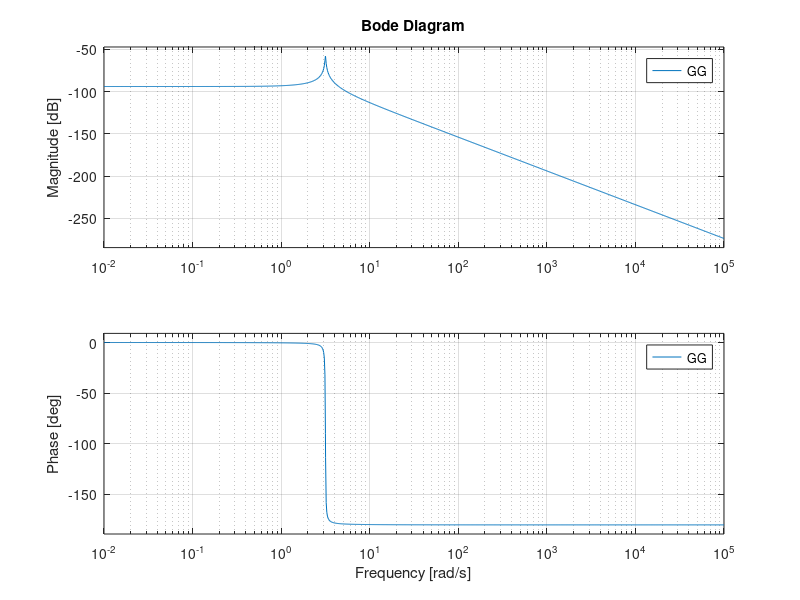

The MATLAB source for this figure: (Note: this script raises an error after producing the figure.)
close all; clear; clc;

%% Parametri
k = 5e4;
beta = 0.1;
m = 5000;
b = 250;
n = 3;


%solo per visualizzione, pulsazione minima e massima
omega_plot_min = 1e-2;
omega_plot_max = 1e5;

%% Funzione di Trasferimento
A = [0,1;-k/m,-b/m];
B = [0;1/m];
C = [1,0];
D = 0;
I = eye(2);

s = tf('s');
GG=C*inv(s* I -A)*B+D;




%% Specifiche

% ampiezze gradini
WW = 2;
DD = 2;

% errore a regime
e_star = 0.01;

% Margine di fase
Mf_esp = 45;

% attenuazione disturbo sull'uscita
A_d = 60;
% non si puo` impostare omega_d_min esattamette a 0 perche` non 
% puo` essere rappresentato in scala logarimtica
omega_d_min = 0.00001;
omega_d_MAX = 0.5;
%omega_d_min = 1e-4;
%omega_d_MAX = 0.1;

% attenuazione disturbo di misura
A_n = 50;
omega_n_min = 5*1e4;
omega_n_MAX = 5*1e6;


% Sovraelongazione massima e tempo d'assestamento all'1%
S_star = 15; %(S%<=15%)
T_star = 4*1e-3;


%% Diagramma di Bode

figure(1);
bode(GG,{omega_plot_min,omega_plot_max});
grid on, zoom on;

% return;

%% Regolatore statico - proporzionale senza poli nell'origine

% valore minimo prescritto per L(0)
mu_s_error = (DD+WW)/e_star;
mu_s_dist  = 10^(A_d/20);

% guadagno minimo del regolatore ottenuto come L(0)/G(0)
G_0 = abs(evalfr(GG,0));
G_omega_d_MAX = abs(evalfr(GG,1j*omega_d_MAX));


RR_s = max(mu_s_error/G_0,mu_s_dist/G_omega_d_MAX);

% Sistema esteso
GG_e = RR_s*GG;


%% Diagrammi di Bode di Ge con specifiche
figure(2);
hold on;

% Calcolo specifiche S% => Margine di fase
xi_star = abs(log(S_star/100))/sqrt(pi^2 + log(S_star/100)^2);
Mf      = max(xi_star*100,Mf_esp);

% Specifiche su d
Bnd_d_x = [omega_d_min; omega_d_MAX; omega_d_MAX; omega_d_min];
Bnd_d_y = [A_d; A_d; -150; -150];
patch(Bnd_d_x, Bnd_d_y,'r','FaceAlpha',0.2,'EdgeAlpha',0);

% Specifiche su n
Bnd_n_x = [omega_n_min; omega_n_MAX; omega_n_MAX; omega_n_min];
Bnd_n_y = [-A_n; -A_n; 100; 100];
patch(Bnd_n_x, Bnd_n_y,'g','FaceAlpha',0.2,'EdgeAlpha',0);

% Specifiche tempo d'assestamento (minima pulsazione critica)
omega_Ta_min = 1e-4; % lower bound per il plot
omega_Ta_max = 460/(Mf*T_star); % omega_c >= 460/(Mf*T^*) ~ 4.6
Bnd_Ta_x = [omega_Ta_min; omega_Ta_max; omega_Ta_max; omega_Ta_min];
Bnd_Ta_y = [0; 0; -150; -150];
patch(Bnd_Ta_x, Bnd_Ta_y,'b','FaceAlpha',0.2,'EdgeAlpha',0);

% Legenda colori
Legend_mag = ["A_d"; "A_n"; "\omega_{c,min}"; "G(j\omega)"];
legend(Legend_mag);

% Plot Bode con margini di stabilità
margin(GG_e,{omega_plot_min,omega_plot_max});
grid on; zoom on;



% Specifiche sovraelongazione (margine di fase)
omega_c_min = omega_Ta_max;
omega_c_max = omega_n_min;

phi_up = Mf - 180;
phi_low = -270; % lower bound per il plot

Bnd_Mf_x = [omega_c_min; omega_c_max; omega_c_max; omega_c_min];
Bnd_Mf_y = [phi_up; phi_up; phi_low; phi_low];
patch(Bnd_Mf_x, Bnd_Mf_y,'g','FaceAlpha',0.2,'EdgeAlpha',0);

% Legenda colori
Legend_arg = ["G(j\omega)"; "M_f"];
legend(Legend_arg);


%% Design del regolatore dinamico


Mf_star = Mf+5;
omega_c_star = 2500;

mag_omega_c_star_dB = abs(evalfr(GG_e,j*omega_c_star));
arg_omega_c_star    = rad2deg(angle(evalfr(GG_e,j*omega_c_star)));

M_star = 1/mag_omega_c_star_dB;
phi_star = Mf_star - 180 - arg_omega_c_star;

tau = (M_star - cos(phi_star*pi/180))/(omega_c_star*sin(phi_star*pi/180));
alpha_tau = (cos(phi_star*pi/180) - 1/M_star)/(omega_c_star*sin(phi_star*pi/180));
alpha = alpha_tau / tau;

if min(tau,alpha) < 0
    fprintf('Errore: parametri rete anticipatrice negativi');
    return;
end

%% Aggiunta di poli

xi_R = 0.5;
omega_n_R = 4.81e4;
poli_compl_coniug = 1/(1 + 2*xi_R*s/omega_n_R + (s^2)/(omega_n_R^2));

tau_R = 1/(2.9e2);
zero_reale = 1 + s*tau_R;

T_R = 1/4.81e4;
polo_reale = 1/(1+s * T_R);

alpha_n = 1e3;
zeta = 0.5;
zeri_compl_coniug = 1 + s/alpha_n + (s^2)/(alpha_n^2);



RR_d = (1 + tau*s)/(1 + alpha*tau*s) * polo_reale;

RR = RR_s*RR_d;

LL = RR*GG; % funzione di anello

figure(3);
hold on;

% Specifiche su ampiezza
patch(Bnd_d_x, Bnd_d_y,'r','FaceAlpha',0.2,'EdgeAlpha',0);
patch(Bnd_n_x, Bnd_n_y,'g','FaceAlpha',0.2,'EdgeAlpha',0);
patch(Bnd_Ta_x, Bnd_Ta_y,'b','FaceAlpha',0.2,'EdgeAlpha',0);
legend(Legend_mag);

% Plot Bode con margini di stabilità
margin(LL,{omega_plot_min,omega_plot_max});
grid on; zoom on;

% Specifiche su fase
patch(Bnd_Mf_x, Bnd_Mf_y,'g','FaceAlpha',0.2,'EdgeAlpha',0);
legend(Legend_arg);

% STOP qui per sistema con controllore dinamico + specifiche
if 0
    return;
end


%% Check prestazioni in anello chiuso

% Funzione di sensitività complementare
FF = LL/(1+LL);

% Risposta al gradino
figure(4);

T_simulation = 2*T_star;
[y_step,t_step] = step(WW*FF, T_simulation);
plot(t_step,y_step,'b');
grid on, zoom on, hold on;

LV = evalfr(WW*FF,0);

% vincolo sovraelongazione
patch([0,T_simulation,T_simulation,0],[LV*(1+S_star/100),LV*(1+S_star/100),LV*2,LV*2],'r','FaceAlpha',0.3,'EdgeAlpha',0.5);

% vincolo tempo di assestamento all'1%
patch([T_star,T_simulation,T_simulation,T_star],[LV*(1-0.01),LV*(1-0.01),0,0],'g','FaceAlpha',0.1,'EdgeAlpha',0.5);
patch([T_star,T_simulation,T_simulation,T_star],[LV*(1+0.01),LV*(1+0.01),LV*2,LV*2],'g','FaceAlpha',0.1,'EdgeAlpha',0.1);

ylim([0,LV*2]);

Legend_step = ["Risposta al gradino"; "Vincolo sovraelongazione"; "Vincolo tempo di assestamento"];
legend(Legend_step);

%% Check disturbo in uscita

% Funzione di sensitività
SS = 1/(1+LL);
figure(5);

% Simulazione disturbo in uscita a pulsazione 0.05
omega_d = 0.05;
tt = 0:1e-2:2e2;
dd = DD*cos(omega_d*tt);
y_d = lsim(SS,dd,tt);
hold on, grid on, zoom on
plot(tt,dd,'m')
plot(tt,y_d,'b')
grid on
legend('d(t)','y_d(t)')

%% Check disturbo di misura

% Funzione di sensitività complementare
FF = LL/(1+LL);
figure(6);

% Simulazione disturbo di misura a pulsazione 1000
omega_n = omega_n_min;
NN      = 1;
tt = 0:1e-5:2*1e-3;
nn = NN*cos(omega_n*tt);
y_n = lsim(FF,nn,tt);
hold on, grid on, zoom on
plot(tt,nn,'m')
plot(tt,y_n,'b')
grid on
legend('n(t)','y_n(t')



